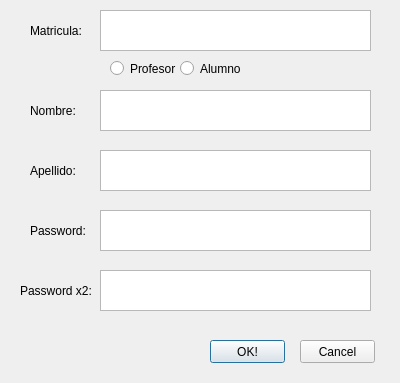
<?xml version="1.0" encoding="UTF-8"?>
<ui version="4.0">
 <class>Registra</class>
 <widget class="QDialog" name="Registra">
  <property name="geometry">
   <rect>
    <x>0</x>
    <y>0</y>
    <width>400</width>
    <height>383</height>
   </rect>
  </property>
  <property name="windowTitle">
   <string>Dialog</string>
  </property>
  <widget class="QTextEdit" name="pasw">
   <property name="geometry">
    <rect>
     <x>100</x>
     <y>210</y>
     <width>271</width>
     <height>41</height>
    </rect>
   </property>
   <property name="html">
    <string>&lt;!DOCTYPE HTML PUBLIC &quot;-//W3C//DTD HTML 4.0//EN&quot; &quot;http://www.w3.org/TR/REC-html40/strict.dtd&quot;&gt;
&lt;html&gt;&lt;head&gt;&lt;meta name=&quot;qrichtext&quot; content=&quot;1&quot; /&gt;&lt;style type=&quot;text/css&quot;&gt;
p, li { white-space: pre-wrap; }
&lt;/style&gt;&lt;/head&gt;&lt;body style=&quot; font-family:'MS Shell Dlg 2'; font-size:8.25pt; font-weight:400; font-style:normal;&quot;&gt;
&lt;p style=&quot;-qt-paragraph-type:empty; margin-top:0px; margin-bottom:0px; margin-left:0px; margin-right:0px; -qt-block-indent:0; text-indent:0px;&quot;&gt;&lt;br /&gt;&lt;/p&gt;&lt;/body&gt;&lt;/html&gt;</string>
   </property>
  </widget>
  <widget class="QTextEdit" name="matri">
   <property name="geometry">
    <rect>
     <x>100</x>
     <y>10</y>
     <width>271</width>
     <height>41</height>
    </rect>
   </property>
   <property name="html">
    <string>&lt;!DOCTYPE HTML PUBLIC &quot;-//W3C//DTD HTML 4.0//EN&quot; &quot;http://www.w3.org/TR/REC-html40/strict.dtd&quot;&gt;
&lt;html&gt;&lt;head&gt;&lt;meta name=&quot;qrichtext&quot; content=&quot;1&quot; /&gt;&lt;style type=&quot;text/css&quot;&gt;
p, li { white-space: pre-wrap; }
&lt;/style&gt;&lt;/head&gt;&lt;body style=&quot; font-family:'MS Shell Dlg 2'; font-size:8.25pt; font-weight:400; font-style:normal;&quot;&gt;
&lt;p style=&quot;-qt-paragraph-type:empty; margin-top:0px; margin-bottom:0px; margin-left:0px; margin-right:0px; -qt-block-indent:0; text-indent:0px;&quot;&gt;&lt;br /&gt;&lt;/p&gt;&lt;/body&gt;&lt;/html&gt;</string>
   </property>
  </widget>
  <widget class="QTextEdit" name="pasw2">
   <property name="geometry">
    <rect>
     <x>100</x>
     <y>270</y>
     <width>271</width>
     <height>41</height>
    </rect>
   </property>
   <property name="html">
    <string>&lt;!DOCTYPE HTML PUBLIC &quot;-//W3C//DTD HTML 4.0//EN&quot; &quot;http://www.w3.org/TR/REC-html40/strict.dtd&quot;&gt;
&lt;html&gt;&lt;head&gt;&lt;meta name=&quot;qrichtext&quot; content=&quot;1&quot; /&gt;&lt;style type=&quot;text/css&quot;&gt;
p, li { white-space: pre-wrap; }
&lt;/style&gt;&lt;/head&gt;&lt;body style=&quot; font-family:'MS Shell Dlg 2'; font-size:8.25pt; font-weight:400; font-style:normal;&quot;&gt;
&lt;p style=&quot;-qt-paragraph-type:empty; margin-top:0px; margin-bottom:0px; margin-left:0px; margin-right:0px; -qt-block-indent:0; text-indent:0px;&quot;&gt;&lt;br /&gt;&lt;/p&gt;&lt;/body&gt;&lt;/html&gt;</string>
   </property>
  </widget>
  <widget class="QTextEdit" name="nom">
   <property name="geometry">
    <rect>
     <x>100</x>
     <y>90</y>
     <width>271</width>
     <height>41</height>
    </rect>
   </property>
   <property name="html">
    <string>&lt;!DOCTYPE HTML PUBLIC &quot;-//W3C//DTD HTML 4.0//EN&quot; &quot;http://www.w3.org/TR/REC-html40/strict.dtd&quot;&gt;
&lt;html&gt;&lt;head&gt;&lt;meta name=&quot;qrichtext&quot; content=&quot;1&quot; /&gt;&lt;style type=&quot;text/css&quot;&gt;
p, li { white-space: pre-wrap; }
&lt;/style&gt;&lt;/head&gt;&lt;body style=&quot; font-family:'MS Shell Dlg 2'; font-size:8.25pt; font-weight:400; font-style:normal;&quot;&gt;
&lt;p style=&quot;-qt-paragraph-type:empty; margin-top:0px; margin-bottom:0px; margin-left:0px; margin-right:0px; -qt-block-indent:0; text-indent:0px;&quot;&gt;&lt;br /&gt;&lt;/p&gt;&lt;/body&gt;&lt;/html&gt;</string>
   </property>
  </widget>
  <widget class="QTextEdit" name="ape">
   <property name="geometry">
    <rect>
     <x>100</x>
     <y>150</y>
     <width>271</width>
     <height>41</height>
    </rect>
   </property>
   <property name="html">
    <string>&lt;!DOCTYPE HTML PUBLIC &quot;-//W3C//DTD HTML 4.0//EN&quot; &quot;http://www.w3.org/TR/REC-html40/strict.dtd&quot;&gt;
&lt;html&gt;&lt;head&gt;&lt;meta name=&quot;qrichtext&quot; content=&quot;1&quot; /&gt;&lt;style type=&quot;text/css&quot;&gt;
p, li { white-space: pre-wrap; }
&lt;/style&gt;&lt;/head&gt;&lt;body style=&quot; font-family:'MS Shell Dlg 2'; font-size:8.25pt; font-weight:400; font-style:normal;&quot;&gt;
&lt;p style=&quot;-qt-paragraph-type:empty; margin-top:0px; margin-bottom:0px; margin-left:0px; margin-right:0px; -qt-block-indent:0; text-indent:0px;&quot;&gt;&lt;br /&gt;&lt;/p&gt;&lt;/body&gt;&lt;/html&gt;</string>
   </property>
  </widget>
  <widget class="QLabel" name="label">
   <property name="geometry">
    <rect>
     <x>30</x>
     <y>20</y>
     <width>61</width>
     <height>21</height>
    </rect>
   </property>
   <property name="text">
    <string>Matricula:</string>
   </property>
  </widget>
  <widget class="QLabel" name="label_2">
   <property name="geometry">
    <rect>
     <x>30</x>
     <y>100</y>
     <width>61</width>
     <height>21</height>
    </rect>
   </property>
   <property name="text">
    <string>Nombre:</string>
   </property>
  </widget>
  <widget class="QLabel" name="label_3">
   <property name="geometry">
    <rect>
     <x>30</x>
     <y>160</y>
     <width>61</width>
     <height>21</height>
    </rect>
   </property>
   <property name="text">
    <string>Apellido:</string>
   </property>
  </widget>
  <widget class="QLabel" name="label_4">
   <property name="geometry">
    <rect>
     <x>30</x>
     <y>220</y>
     <width>61</width>
     <height>21</height>
    </rect>
   </property>
   <property name="text">
    <string>Password:</string>
   </property>
  </widget>
  <widget class="QLabel" name="label_5">
   <property name="geometry">
    <rect>
     <x>20</x>
     <y>280</y>
     <width>71</width>
     <height>21</height>
    </rect>
   </property>
   <property name="text">
    <string>Password x2:</string>
   </property>
  </widget>
  <widget class="QPushButton" name="okea">
   <property name="geometry">
    <rect>
     <x>210</x>
     <y>340</y>
     <width>75</width>
     <height>23</height>
    </rect>
   </property>
   <property name="text">
    <string>OK!</string>
   </property>
  </widget>
  <widget class="QPushButton" name="cancela">
   <property name="geometry">
    <rect>
     <x>300</x>
     <y>340</y>
     <width>75</width>
     <height>23</height>
    </rect>
   </property>
   <property name="text">
    <string>Cancel</string>
   </property>
  </widget>
  <widget class="QRadioButton" name="Profesor">
   <property name="geometry">
    <rect>
     <x>110</x>
     <y>60</y>
     <width>170</width>
     <height>17</height>
    </rect>
   </property>
   <property name="text">
    <string>Profesor</string>
   </property>
  </widget>
  <widget class="QRadioButton" name="alumno">
   <property name="geometry">
    <rect>
     <x>180</x>
     <y>60</y>
     <width>82</width>
     <height>17</height>
    </rect>
   </property>
   <property name="text">
    <string>Alumno</string>
   </property>
  </widget>
 </widget>
 <resources/>
 <connections/>
</ui>
